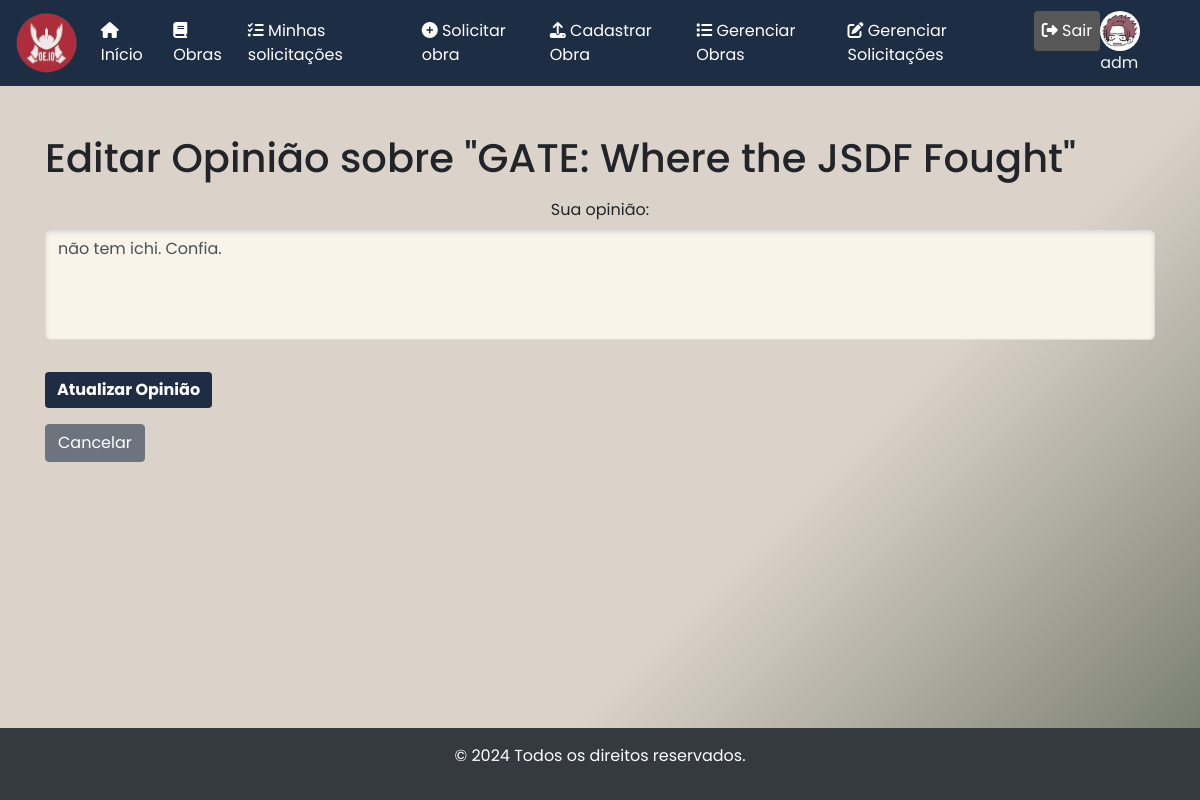
The page /opiniao/editar/21/ (signed in) on the database its author committed.
### core/models.py (models this page shows, shortened)
class Profile(models.Model):
    user = models.OneToOneField(User, on_delete=models.CASCADE)
    name = models.CharField(max_length=150)
    email = models.EmailField(unique=True, null=True, blank=True)
    photo = models.ImageField(upload_to='profile_photos/', null=True, blank=True)

class Opiniao(models.Model):
    obra = models.ForeignKey(Obra, on_delete=models.CASCADE, related_name='opinioes')
    usuario = models.CharField(max_length=50)
    texto = models.TextField()
    data_criacao = models.DateTimeField(auto_now_add=True)

class Obra(models.Model):
    titulo = models.CharField(max_length=200, unique=True)
    capa = models.ImageField(upload_to='capas/', null=True, blank=True)  # Configura o diretório para uploads

### core/views.py (the view)
# urls.py: path('opiniao/editar/<int:id>/', views.editar_opiniao, name='editar_opiniao'),
@login_required
def editar_opiniao(request, id):
    opiniao = get_object_or_404(Opiniao, id=id, usuario=request.user)
    if request.method == "POST":
        novo_texto = request.POST.get("texto", "").strip()
        if novo_texto:
            opiniao.texto = novo_texto
            opiniao.save()
            return redirect('detalhes_obra', titulo=opiniao.obra.titulo)
    return render(request, 'editar_opiniao.html', {'opiniao': opiniao})

### core/templates/editar_opiniao.html (shortened to what this page needs)
{% extends 'modelo.html' %}
{% load static %}
{% block conteudo %}
<div class="container mt-5">
    <h1>Editar Opinião sobre "{{ opiniao.obra.titulo }}"</h1>
    <form method="POST">
        <div class="form-group mt-3">
            <label for="texto">Sua opinião:</label>
            <textarea id="texto" name="texto" rows="4" class="form-control" required style="resize: none;">{{ opiniao.texto }}</textarea>
        </div>
        <button type="submit" class="btn btn-primary mt-3">Atualizar Opinião</button>
    </form>
    <a href="{% url 'detalhes_obra' opiniao.obra.titulo %}" class="btn btn-secondary mt-3">Cancelar</a>
</div>
{% endblock %}

### core/templates/modelo.html (shortened to what this page needs)
{% load static %}
<!DOCTYPE html>
<html lang="pt-br">
<head>
    <link rel="stylesheet" href="https://cdnjs.cloudflare.com/ajax/libs/font-awesome/6.4.0/css/all.min.css">
    <link rel="stylesheet" href="{% static 'css/bootstrap.min.css' %}">
    <link rel="stylesheet" href="{% static 'css/style.css' %}">
    <link rel="stylesheet" href="{% static 'css/banner.css' %}">
    <link rel="stylesheet" href="{% static 'css/photo.css' %}">
</head>
<body>
    {% block sidebar %}
    <nav class="navbar navbar-expand-lg navbar-light custom-navbar">
        <a class="navbar-brand" href="">
            <img src="{% static 'img/logo.png' %}" alt="Logo" style="height: 60px;">
        </a>
        <div class="collapse navbar-collapse" id="navbarNav">
            <ul class="navbar-nav">
                <li class="nav-item">
                    <a class="nav-link" href="{% url 'inicio' %}">
                        <i class="fas fa-home"></i> Início
                    </a>
                </li>
                <li class="nav-item">
                    <a class="nav-link" href="{% url 'todas_as_obras' %}">
                        <i class="fas fa-book"></i> Obras
                    </a>
                </li>
                {% if user.is_authenticated %}
                    <li class="nav-item">
                        <a class="nav-link" href="{% url 'minhas_solicitacoes' %}">
                            <i class="fas fa-tasks"></i> Minhas solicitações
                        </a>
                    </li>
                    <li class="nav-item">
                        <a class="nav-link" href="{% url 'solicitar_obra' %}">
                            <i class="fas fa-plus-circle"></i> Solicitar obra
                        </a>
                    </li>
                {% endif %}
                {% if user.is_authenticated and user.is_superuser %}
                    <li class="nav-item">
                        <a class="nav-link" href="{% url 'cadastrar_obra' %}">
                            <i class="fas fa-upload"></i> Cadastrar Obra
                        </a>
                    </li>
                    <li class="nav-item">
                        <a class="nav-link" href="{% url 'listar_obras' %}">
                            <i class="fas fa-list"></i> Gerenciar Obras
                        </a>
                    </li>
                    <li class="nav-item">
                        <a class="nav-link" href="{% url 'gerenciar_solicitacoes' %}">
                            <i class="fas fa-edit"></i> Gerenciar Solicitações
                        </a>
                    </li>
                {% endif %}
                {% if user.is_authenticated %}
                    <li class="nav-item">
                        <form action="{% url 'logout' %}" method="post" class="mb-0">
                            <button type="submit" class="nav-link btn btn-dark-gray">
                                <i class="fas fa-sign-out-alt"></i> Sair
                            </button>
                        </form>
                    </li>
                {% endif %}
            </ul>
            {% if user.is_authenticated %}
            <ul class="navbar-nav navbar-profile ml-auto">
                <li class="nav-item d-flex align-items-center">
                    <div class="navbar-profile">
                        <a href="{% url 'profile' %}" style="text-decoration: none; color: inherit;">
                            {% if user.profile.photo %}
                                <img src="{{ user.profile.photo.url }}" alt="User Photo" class="profile-picture">
                            {% else %}
                                <img src="{% static 'img/default-avatar.png' %}" alt="Default Photo" class="profile-picture">
                            {% endif %}
                            <span class="branco">{{ user.username }}</span>
                        </a>
                    </div>
                </li>
            </ul>
            {% endif %}
        </div>
    </nav>
    {% endblock %}
    {% block conteudo %}{% endblock %}
    {% block rodape %}
    <footer class="bg-dark text-white text-center py-3">
        <p>&copy; 2024 Todos os direitos reservados.</p>
    </footer>
    {% endblock %}
</body>
</html>

### static/css/style.css (style rules this page uses)
body, input, button, .form-label, .form-control, .btn-custom, .btn-custom-login, .profile-header h2, .profile-info p, .profile-actions .btn, .obra-capa, .nav-item .btn-custom-login, .nav-item .btn-custom { font-family: 'Poppins', 'Inter', 'Courier Prime', sans-serif; }
.custom-card, .form-group { font-family: 'Poppins', 'Inter', 'Courier Prime', sans-serif; }
body { min-height: 100vh; display: flex; flex-direction: column; background: linear-gradient(135deg, #DBD2C9 65%, #6F7666 100%); margin: 0; }
.form-control { background-color: #f9f4e9; border: 1px solid #ddd; border-radius: 5px; box-shadow: inset 0px 2px 4px rgba(0, 0, 0, 0.1); transition: border-color 0.3s ease; }
.form-group { text-align: center; }
footer { background-color: #343a40; color: white; text-align: center; padding: 10px 0; margin-top: auto; }
.btn-primary { background-color: #007bff; color: white; border: none; }
.custom-navbar { background-color: #1D2D44 ; }
.navbar-light .navbar-nav .nav-link { color: #fff; }
.btn-dark-gray { background-color: #575757; color: white; border: none; }
.btn-primary { background-color: #1E2D44; border: none; color: #1e1e2e; font-weight: bold; color: #FFF; }
.branco { color: #F1F1F1; }

### static/css/photo.css (style rules this page uses)
.navbar-profile { margin-left: auto; display: flex; align-items: center; }
.navbar-profile .profile-picture { width: 40px; height: 40px; border-radius: 50%; object-fit: cover; margin-right: 10px; }

### rows shown on the page
Opiniao: obra.titulo "GATE: Where the JSDF Fought", texto "não tem ichi. Confia."

### other values the page prints
{{ user.username }} "adm"
